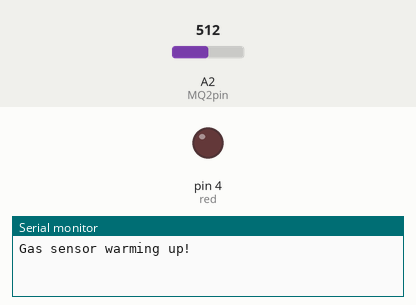
Recording of a sketch running on a simulated Arduino Uno, built with avr-gcc and run on an emulated ATmega328P. Shown: output pins drawn as LEDs (lit = HIGH), the last lines printed to the serial monitor. The test bench sets the inputs (shaded band); at power-on: A2 (MQ2pin) = 512.

Above: at 0.1 s.
At 20.3 s:
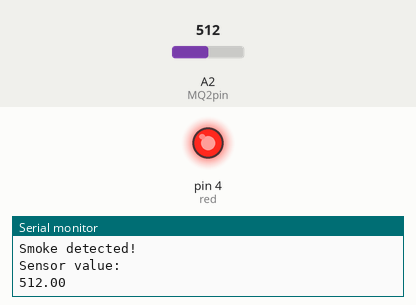
Timing chart, 0 to 21.8 s (numbered marks = the images above):
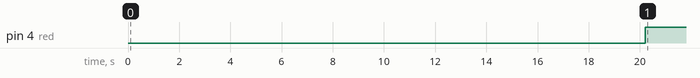

Measured:
- by itself, pin 4 (red): LOW → HIGH at 20.2 s

The sketch:

smoke2.ino
```cpp
// go and see how voltage divider works.

#define MQ2pin (2) //analog port

float sensorvalue;

int red=4;

void setup() {

  pinMode(red, OUTPUT);
  pinMode (MQ2pin, INPUT);
  Serial.begin(9600); //sets the serial port to 9600
  Serial.println("Gas sensor warming up!");
  delay(20000); //allow the MQ2 to warm up

}

// the loop function runs over and over again forever
void loop() {

  sensorvalue=analogRead(MQ2pin); //read analog input pin 0

  Serial.println("Sensor value: ");
  Serial.println(sensorvalue);
  delay(200);

  if (sensorvalue>30)
  {
    Serial.println("Smoke detected!");
    digitalWrite(red, HIGH);
  }
  else
  {
    digitalWrite(red, LOW);
  }


}
```
